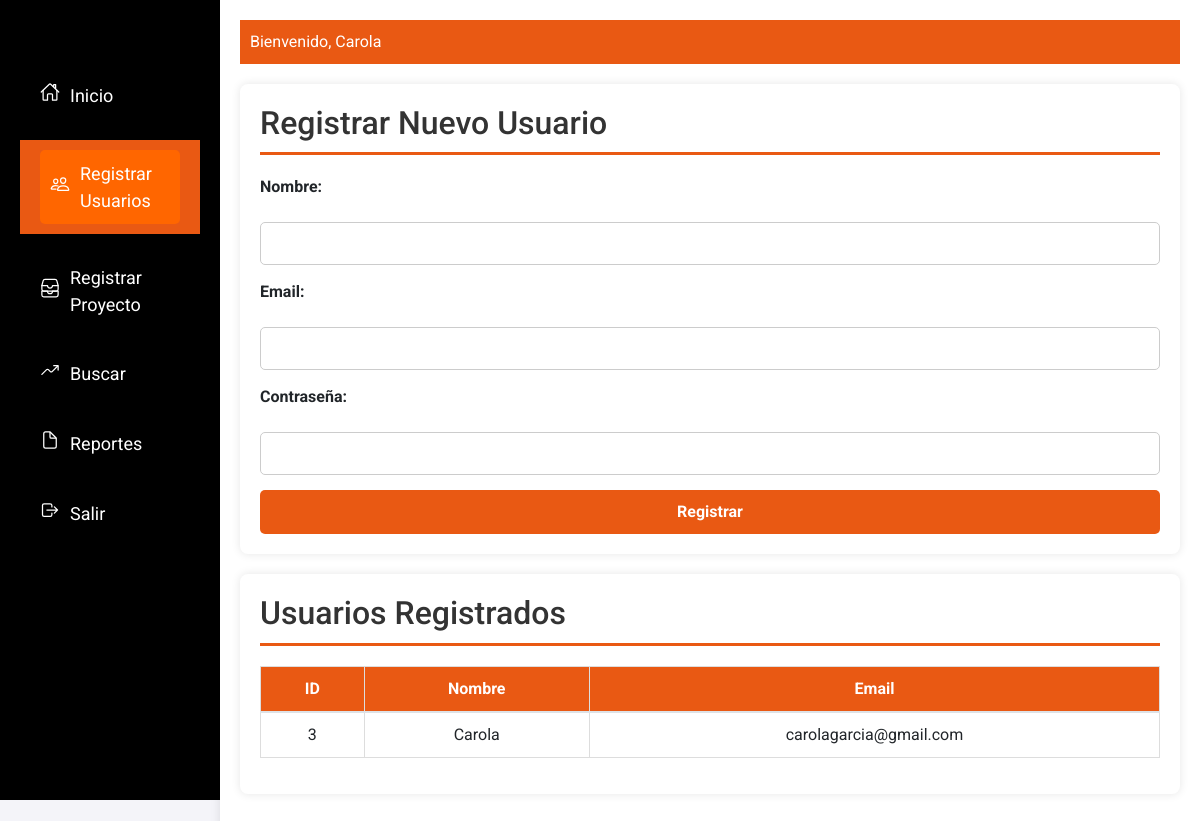
/vista/registro.php (signed in), run on the app's committed database.
### tables this page shows
CREATE TABLE IF NOT EXISTS `usuarios` (
  `id_usuario` int NOT NULL AUTO_INCREMENT,
  `nombre` varchar(100) DEFAULT NULL,
  `email` varchar(100) DEFAULT NULL,
  `contrasena` varchar(100) DEFAULT NULL,
  `tipo_usuario` enum('administrativo','estudiante') DEFAULT NULL,
  PRIMARY KEY (`id_usuario`)
);

### modelo/modelo.php (called while the page is built, shortened)
<?php
class DB {
    private $pdo = null;
    function __construct () {
        $this->pdo = new PDO(
            "mysql:host=".DB_HOST.";port=".DB_PORT.";dbname=".DB_NAME.";charset=".DB_CHARSET,
            DB_USER, DB_PASSWORD, [
            PDO::ATTR_ERRMODE => PDO::ERRMODE_EXCEPTION,
            PDO::ATTR_DEFAULT_FETCH_MODE => PDO::FETCH_ASSOC
        ]);
    }
    function select ($sql, $data=null) {
        $this->stmt = $this->pdo->prepare($sql);
        $this->stmt->execute($data);
        return $this->stmt->fetchAll();
    }
    function obtenerUsuarios() {
        $sql = 'SELECT id_usuario AS id, nombre, email FROM USUARIOS';
        return $this->select($sql);
    }
}
$_DB = new DB();
?>

### vista/registro.php (the view, shortened to what this page needs)
<?php
require_once "../modelo/modelo.php";
$usuarios = $_DB->obtenerUsuarios();
?>
<!DOCTYPE html>
<html lang="es">
<head>
    <link rel="stylesheet" href="../css/style.css">
    <link rel="stylesheet" href="https://stackpath.bootstrapcdn.com/bootstrap/4.5.2/css/bootstrap.min.css">
</head>
<body>
    <div class="navigation">
        <ul>
            <li class="list">
                <a href="index.php">
                    <span class="icon"><ion-icon name="home-outline"></ion-icon></span>
                    <span class="title">Inicio</span>
                </a>
            </li>
            <li class="list active">
                <a href="registro.php">
                    <span class="icon"><ion-icon name="people-outline"></ion-icon></span>
                    <span class="title">Registrar Usuarios</span>
                </a>
            </li>
            <li class="list">
                <a href="new_proyecto.php">
                    <span class="icon"><ion-icon name="file-tray-stacked-outline"></ion-icon></span>
                    <span class="title">Registrar Proyecto</span>
                </a>
            </li>
            <li class="list">
                <a href="buscar.php">
                    <span class="icon"><ion-icon name="trending-up-outline"></ion-icon></span>
                    <span class="title">Buscar</span>
                </a>
            </li>
            <li class="list">
                <a href="reportes.php">
                    <span class="icon"><ion-icon name="document-outline"></ion-icon></span>
                    <span class="title">Reportes</span>
                </a>
            </li>
            <li class="list">
                <a href="../controlador/logout.php">
                    <span class="icon"><ion-icon name="log-out-outline"></ion-icon></span>
                    <span class="title">Salir</span>
                </a>
            </li>
        </ul>
    </div>
    <div class="main">
        <div class="topbar">
            <span>Bienvenido, <?php echo $_SESSION['usuario_nombre']; ?></span>
        </div>
        <div class="content-wrapper">
            <div class="register-container">
                <h2>Registrar Nuevo Usuario</h2>
                <form action="../controlador/usuarios.php" method="POST">
                    <label for="nombre">Nombre:</label>
                    <input type="text" id="nombre" name="nombre" required>
                    <label for="email">Email:</label>
                    <input type="email" id="email" name="email" required>
                    <label for="password">Contraseña:</label>
                    <input type="password" id="password" name="password" required>
                    <button type="submit">Registrar</button>
                </form>
            </div>
            <div class="user-list">
                <h2>Usuarios Registrados</h2>
                <table class="table">
                    <thead>
                        <tr>
                            <th>ID</th>
                            <th>Nombre</th>
                            <th>Email</th>
                        </tr>
                    </thead>
                    <tbody>
                        <?php foreach ($usuarios as $usuario): ?>
                            <tr>
                                <td><?php echo htmlspecialchars($usuario['id']); ?></td>
                                <td><?php echo htmlspecialchars($usuario['nombre']); ?></td>
                                <td><?php echo htmlspecialchars($usuario['email']); ?></td>
                            </tr>
                        <?php endforeach; ?>
                    </tbody>
                </table>
            </div>
        </div>
    </div>
</body>
</html>

### css/style.css (style rules this page uses)
:root { --naranja: #FFA500; --negro1: #000000; --blanco: #FFFFFF; --gris: #f5f5f5; }
* { margin: 0; padding: 0; box-sizing: border-box; }
body { font-family: 'Roboto', sans-serif; background-color: #ffffff; color: #333333; }
.navigation { width: 250px; height: 100vh; background-color: #333333; padding: 20px; position: fixed; left: 0; top: 0; }
.navigation ul { list-style: none; margin-top: 50px; }
.navigation ul li { margin-bottom: 20px; }
.navigation ul li a { text-decoration: none; color: #ffffff; font-size: 18px; display: flex; align-items: center; }
.navigation ul li a .icon { margin-right: 10px; font-size: 20px; }
.navigation ul li.active a { background-color: #ff6600; padding: 10px; border-radius: 5px; }
.main { margin-left: 250px; padding: 20px; background-color: #f4f4f4; min-height: 100vh; }
.topbar { display: flex; justify-content: space-between; align-items: center; padding: 10px 0; }

### vista/registro.php (style rules this page uses)
body { font-family: 'Roboto', sans-serif; background-color: #f4f4f9; margin: 0; padding: 0; }
.navigation { width: 220px; height: 100vh; position: fixed; background-color: #000; color: #fff; padding-top: 20px; }
.navigation ul { list-style: none; padding: 0; }
.navigation ul li { padding: 10px 20px; }
.navigation ul li a { color: #fff; text-decoration: none; display: flex; align-items: center; }
.navigation ul li.active { background-color: #e95913; }
.main { margin-left: 220px; padding: 20px; background-color: #fff; box-shadow: 0 0 10px rgba(0, 0, 0, 0.1); min-height: 100vh; }
.topbar { background-color: #e95913; color: #fff; padding: 10px; text-align: right; }
.content-wrapper { margin-top: 20px; }
.register-container, .user-list { background-color: #fff; border-radius: 8px; box-shadow: 0 0 10px rgba(0, 0, 0, 0.1); padding: 20px; margin-bottom: 20px; }
.register-container h2, .user-list h2 { color: #333; border-bottom: 3px solid #e95913; padding-bottom: 10px; margin-bottom: 20px; }
form { display: flex; flex-direction: column; gap: 15px; }
form label { font-weight: bold; }
form input { padding: 10px; border: 1px solid #ccc; border-radius: 5px; font-size: 14px; }
form button { padding: 10px 15px; background-color: #e95913; color: #fff; border: none; border-radius: 5px; font-size: 16px; font-weight: bold; cursor: pointer; transition: background-color 0.3s ease; }
.table { width: 100%; border-collapse: collapse; margin-top: 20px; }
.table th, .table td { padding: 10px; border: 1px solid #ddd; text-align: center; }
.table th { background-color: #e95913; color: #fff; }

### data on the page
usuarios: id_usuario "3", nombre "Carola", email "carolagarcia@gmail.com"

### other printed values
$_SESSION['usuario_nombre'] "Carola"
